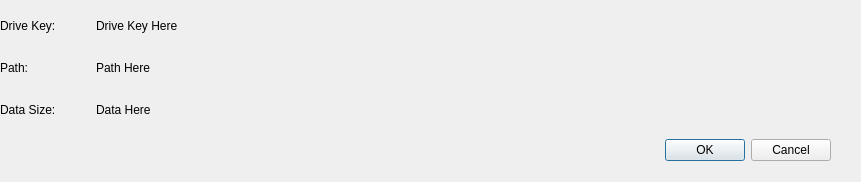
<?xml version="1.0" encoding="UTF-8"?>
<ui version="4.0">
 <class>ComfirmLinkDialog</class>
 <widget class="QDialog" name="ComfirmLinkDialog">
  <property name="geometry">
   <rect>
    <x>0</x>
    <y>0</y>
    <width>861</width>
    <height>182</height>
   </rect>
  </property>
  <property name="windowTitle">
   <string>Dialog</string>
  </property>
  <widget class="QDialogButtonBox" name="buttonBox">
   <property name="geometry">
    <rect>
     <x>20</x>
     <y>130</y>
     <width>811</width>
     <height>41</height>
    </rect>
   </property>
   <property name="orientation">
    <enum>Qt::Horizontal</enum>
   </property>
   <property name="standardButtons">
    <set>QDialogButtonBox::Cancel|QDialogButtonBox::Ok</set>
   </property>
  </widget>
  <widget class="QWidget" name="gridLayoutWidget">
   <property name="geometry">
    <rect>
     <x>0</x>
     <y>8</y>
     <width>851</width>
     <height>120</height>
    </rect>
   </property>
   <layout class="QGridLayout" name="gridLayout">
    <item row="1" column="0">
     <widget class="QLabel" name="label_3">
      <property name="text">
       <string>Path:</string>
      </property>
      <property name="margin">
       <number>10</number>
      </property>
     </widget>
    </item>
    <item row="0" column="0">
     <widget class="QLabel" name="label">
      <property name="minimumSize">
       <size>
        <width>90</width>
        <height>0</height>
       </size>
      </property>
      <property name="maximumSize">
       <size>
        <width>90</width>
        <height>16777215</height>
       </size>
      </property>
      <property name="text">
       <string>Drive Key:</string>
      </property>
      <property name="margin">
       <number>10</number>
      </property>
     </widget>
    </item>
    <item row="2" column="0">
     <widget class="QLabel" name="label_4">
      <property name="text">
       <string>Data Size:</string>
      </property>
      <property name="margin">
       <number>10</number>
      </property>
     </widget>
    </item>
    <item row="0" column="2">
     <widget class="QLabel" name="m_driveKeyConfirmLabel">
      <property name="text">
       <string>Drive Key Here</string>
      </property>
      <property name="wordWrap">
       <bool>true</bool>
      </property>
     </widget>
    </item>
    <item row="1" column="2">
     <widget class="QLabel" name="m_pathConfirmationLabel">
      <property name="text">
       <string>Path Here</string>
      </property>
     </widget>
    </item>
    <item row="2" column="2">
     <widget class="QLabel" name="m_dataSizeConfirmationLabel">
      <property name="text">
       <string>Data Here</string>
      </property>
     </widget>
    </item>
   </layout>
  </widget>
 </widget>
 <resources/>
 <connections>
  <connection>
   <sender>buttonBox</sender>
   <signal>accepted()</signal>
   <receiver>ComfirmLinkDialog</receiver>
   <slot>accept()</slot>
   <hints>
    <hint type="sourcelabel">
     <x>248</x>
     <y>254</y>
    </hint>
    <hint type="destinationlabel">
     <x>157</x>
     <y>274</y>
    </hint>
   </hints>
  </connection>
  <connection>
   <sender>buttonBox</sender>
   <signal>rejected()</signal>
   <receiver>ComfirmLinkDialog</receiver>
   <slot>reject()</slot>
   <hints>
    <hint type="sourcelabel">
     <x>316</x>
     <y>260</y>
    </hint>
    <hint type="destinationlabel">
     <x>286</x>
     <y>274</y>
    </hint>
   </hints>
  </connection>
 </connections>
</ui>
